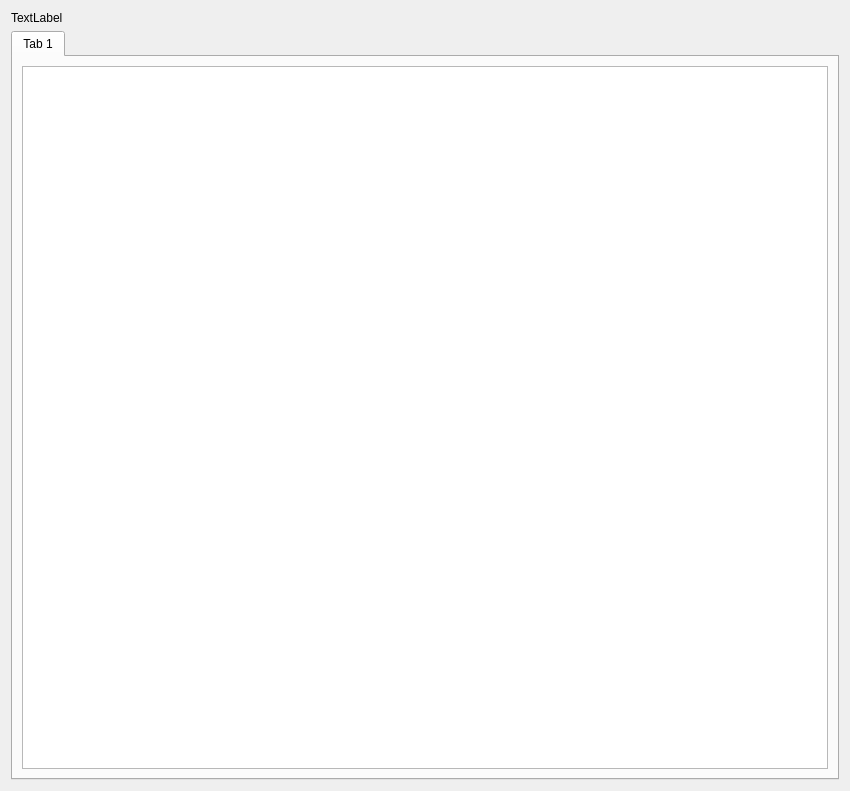
<?xml version="1.0" encoding="UTF-8"?>
<ui version="4.0">
 <class>StudentInfomationDialog</class>
 <widget class="QDialog" name="StudentInfomationDialog">
  <property name="geometry">
   <rect>
    <x>0</x>
    <y>0</y>
    <width>850</width>
    <height>791</height>
   </rect>
  </property>
  <property name="windowTitle">
   <string>Dialog</string>
  </property>
  <layout class="QGridLayout" name="gridLayout">
   <item row="0" column="0">
    <widget class="QLabel" name="nameLabel">
     <property name="text">
      <string>TextLabel</string>
     </property>
    </widget>
   </item>
   <item row="1" column="0">
    <widget class="QTabWidget" name="tabWidget">
     <property name="currentIndex">
      <number>0</number>
     </property>
     <widget class="QWidget" name="tab">
      <attribute name="title">
       <string>Tab 1</string>
      </attribute>
      <layout class="QGridLayout" name="gridLayout_2">
       <item row="0" column="0">
        <widget class="QTableWidget" name="ratingTableWidget">
         <property name="editTriggers">
          <set>QAbstractItemView::NoEditTriggers</set>
         </property>
        </widget>
       </item>
      </layout>
     </widget>
    </widget>
   </item>
  </layout>
 </widget>
 <resources/>
 <connections/>
</ui>
